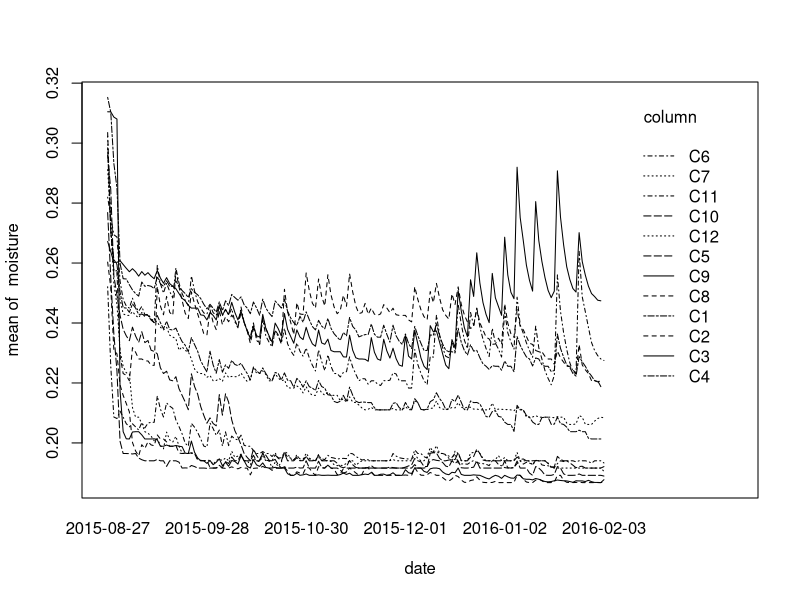
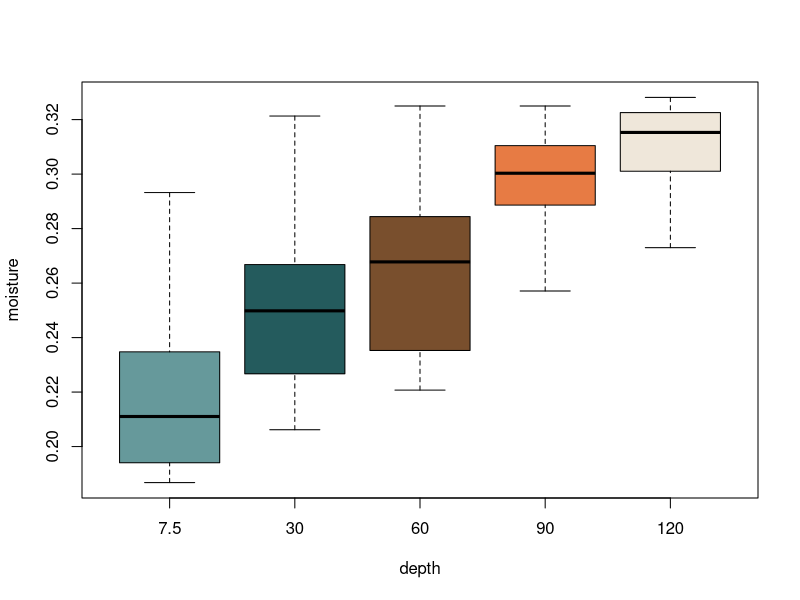
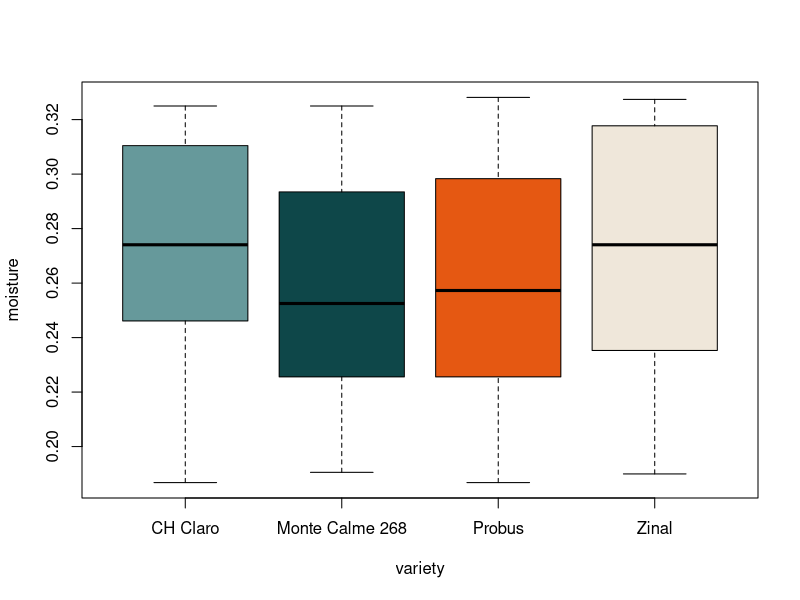
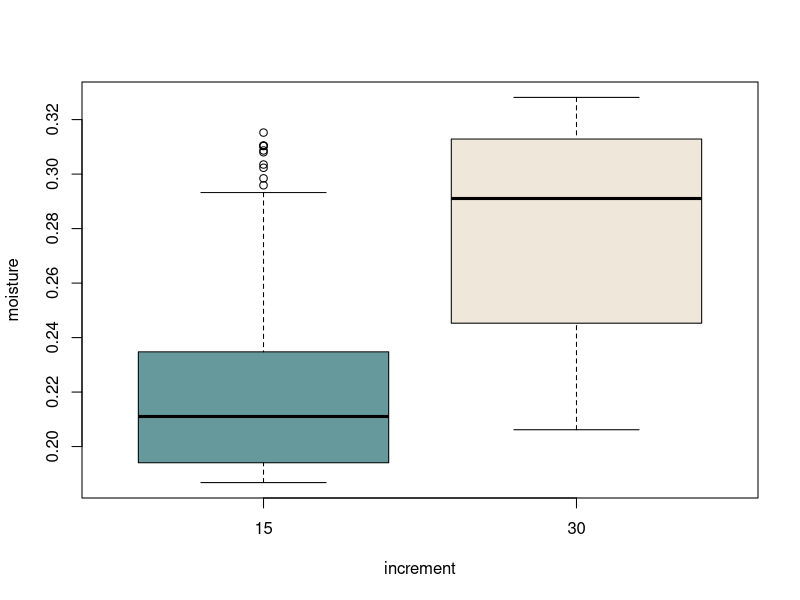
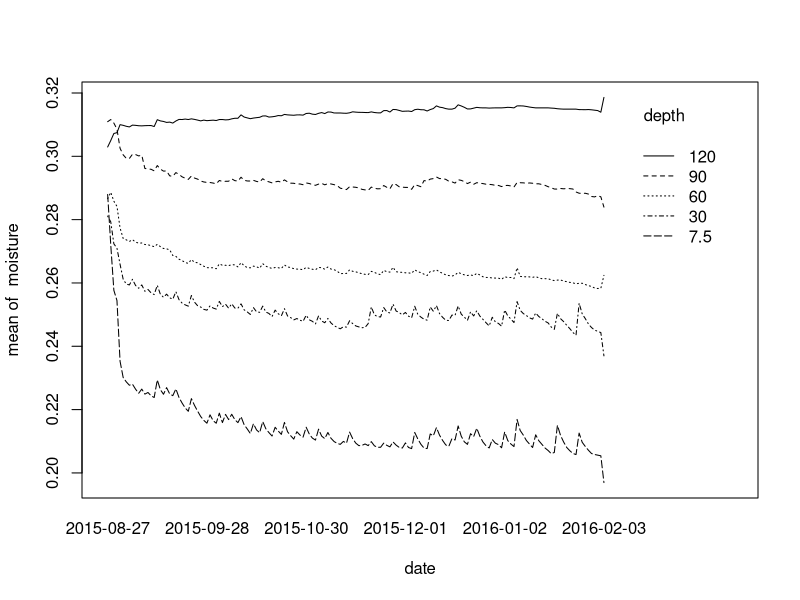
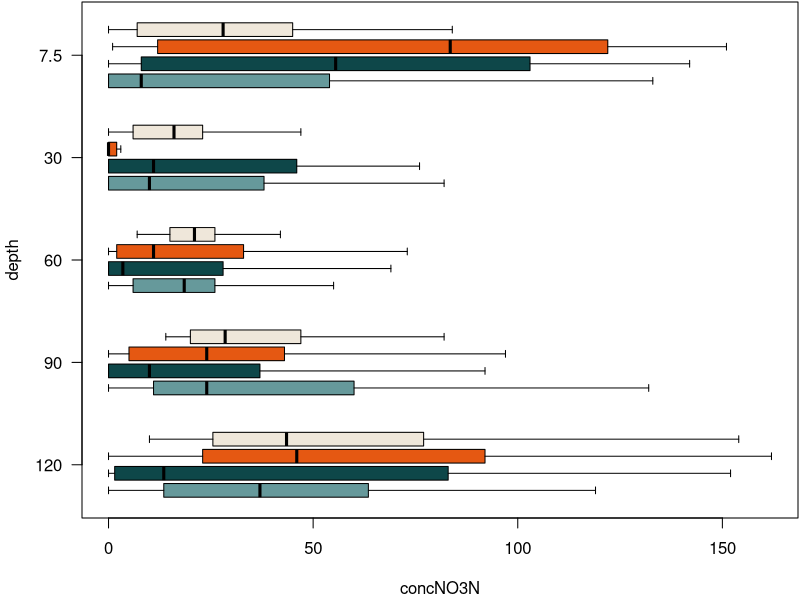
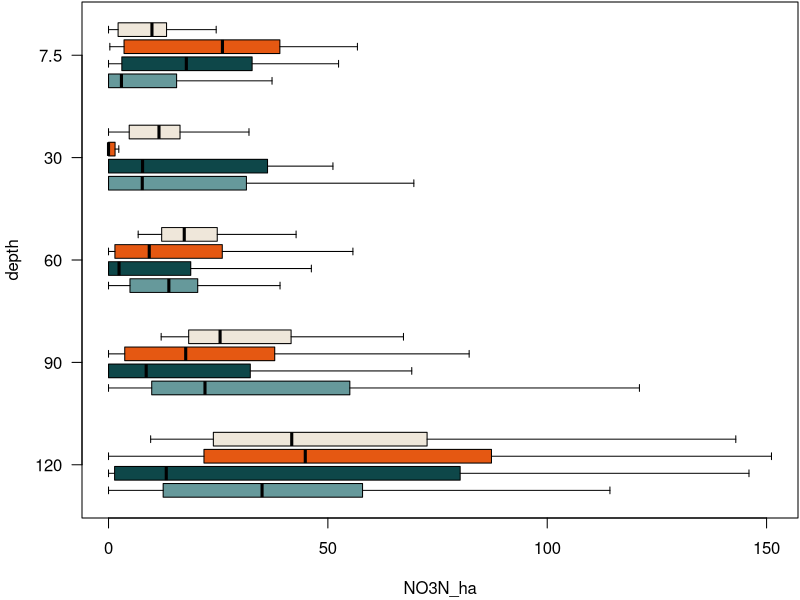
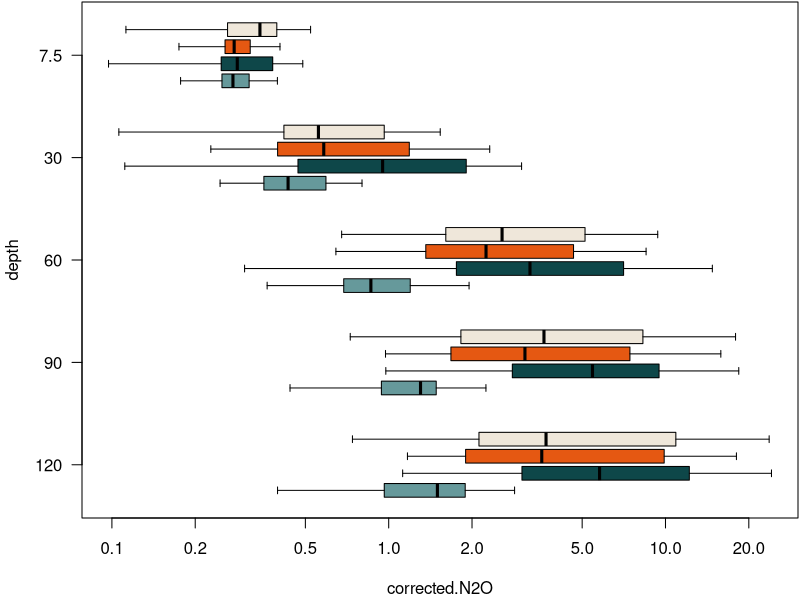

Write the R code that produced these figures, in order. (Note: this script raises an error after producing the figures.)
#' title: Process Rate Estimator
#' author: Damian Oswald
#' date: 2023-10-02

#' -----------------------------------------------------------------------------------------------------------
#' Define global variables
#' -----------------------------------------------------------------------------------------------------------

palette <- colorRampPalette(c("#66999B","#0E4749","#E55812","#EFE7DA"))

#' -----------------------------------------------------------------------------------------------------------
#' Set Model Parameters
#' -----------------------------------------------------------------------------------------------------------

#' Different depths
depths <- c(7.5,30,60,90,120)

#' Bulk density, average across all depths and columns.
BD <- 1.686
theta_T <- 1- BD/2.65
temperature <- 298
D_fw <- (5.07e-6) * exp(-2371/temperature)
D_fa <- 0.1436e-4 * (temperature/273.15)^1.81
H <- (8.5470e6 * exp(-2284/temperature)) / (8.3145*temperature)
rho <- 1.26e6
N2Oatm <- 0.2496

#' -----------------------------------------------------------------------------------------------------------
#' Load and prepare the data
#' -----------------------------------------------------------------------------------------------------------

data <- read.csv("data/three-way-data.csv", row.names = 1)

#' Transform the variable `date_R` to `Date` class
#' We have to subtract 1 from the cut out DOY, because the as.Date function starts counting from 0 onwards...
data$date <- as.Date(as.integer(substr(data$date_R, 5, 7))-1, origin = paste0(as.integer(substr(data$date_R, 1, 4)),"-01-01"))
#' Some dates are missing. Proposition: The "true" date should be "2016-02-03"
data[is.na(data[,"date"]),"date"] <- as.Date("2016-02-03")
with(data[data$depth==7.5,], interaction.plot(date, column, moisture, col = par()$fg)) # Seems legit (last data points are not off...)

#' Transform `column` from `character` to `integer`
with(data, table(column, variety))
data$column <- as.ordered(as.integer(substr(data$column, 2, 3)))

#' There is C:N ratio that is `Inf` -- should probably be omitted?
data[which(data$CN==Inf),"CN"] <- NA

#' -----------------------------------------------------------------------------------------------------------
#' Explore the data
#' -----------------------------------------------------------------------------------------------------------

#' The covered time span
diff(range(data$date, na.rm = T))

#' First look at the data
boxplot(moisture ~ depth, data, outline = FALSE, col = palette(5))
boxplot(moisture ~ variety, data, col = palette(4))
boxplot(moisture ~ increment, data, col = palette(2)) # What is "increment"?
with(data, interaction.plot(date, depth, moisture)) # Interpretation: the soil moisture starts out relatively homogeneous, but as plants grow, it starts to differ by depth
for (y in colnames(data)[8:21]) {
   log <- ifelse(min(data[,y],na.rm=TRUE)>0,"x","")
   par(mar = c(4,4,0,0)+0.1)
   boxplot(data[,y] ~ variety * I(-depth), data, log = log, outline = FALSE,
           at = rep(1:4,times=5)+rep(0:4,each=4)*6,
           col = rep(palette(4),times=5),xlab=y,
           names = -rep(sort(unique(data$depth),decreasing = T),each=4),
           horizontal = TRUE,
           ylab = "depth",
           axes = FALSE,
           lty = 1)
   axis(1)
   axis(2, at = (0:4)*6+2.5, labels = c(120,90,60,30,7.5), las = 1)
   box()
}
for (y in colnames(data)[8:21]) {
   log <- ifelse(min(data[,y],na.rm=TRUE)>0,"y","")
   with(data, interaction.plot(depth, variety, data[,y], ylab = y, log = log, fun = function(x) mean(x,na.rm=TRUE))) # Interpretation: the soil moisture starts out relatively homogeneous, but as plants grow, it starts to differ by depth
}

#' Diffusion Fluxes
for (variety in unique(data$variety)) {
   with(data[(!is.na(data$corrected.N2O)) & (data$variety==variety),], interaction.plot(date, depth, corrected.N2O, col = par()$fg, ylab = expression("N"[2]*"O fluxes"), xlab = "Date", ylim = c(0,16)))
   title(main = paste("Diffusion fluxes of", variety))
}
for (variety in unique(data$variety)) {
   with(data[(!is.na(data$corrected.CO2)) & (data$variety==variety),], interaction.plot(date, depth, corrected.CO2, col = par()$fg, ylab = expression("CO"[2]*" fluxes"), xlab = "Date", ylim = c(0,45000), las = 0))
   title(main = paste("Diffusion fluxes of", variety))
}

#' Mosaic plots -- of what data do we have entries?
par(mar=c(4,4,4,2)+0.1)
mosaicplot(~ depth + variety, data, col = palette(4)) # Why do we have the uneven distribution?
mosaicplot(~ column + depth, data, col = palette(5)) # It is only with colunn 6!
mosaicplot(~ increment + column, data, col = palette(12))
mosaicplot(~ increment + depth, data, col = palette(5)) # What is `increment`?

#' What data does have measurements?
x <- data[!is.na(data$SP),]
mosaicplot(~ column + depth, x, col = palette(5), main = "data with measurements")
with(x, table(depth, column)) # Should be 24 each, no?
x$date |> unique() |> length() # Gas measurements only at 24 out of the dates
mosaicplot(~ date + column, x, col = palette(12), main = "data with measurements") # Why are there the differences?
with(x, tapply(SP, date, length)) |> barplot(las=2); abline(h=60, lwd = 2, lty = 2) # This should all be 60 or not? (Why are there 1440 - 1117 = 323 entries missing?)
mosaicplot(~ column + depth, x, shade = TRUE, main = "data with measurements") # Why are there the differences?
with(x, table(date, column)) # We clearly see the missing values, not?

#' Calculate average moisture across depths
x <- with(data, tapply(moisture, list(depth), mean))

#' Calculate mean moisture between the depths (?)
sapply(1:5, function(i) mean(x[(i-1):i]))

#' We can also cross multiple factors
with(data, tapply(moisture, list(depth, variety), mean))

#' Pairs panel
# plot(data[,8:21], cex = 0.3)

#' Which two observations are missing in general
with(data, table(column, depth)) # What??? Shouldn't this be 160 each???
plot(moisture ~ date, data[data$column==6 & data$depth==90,], las = 0) # What happened with the moisture measurements for column 6 at depth = 90 cm?
#' Why do we have 160 measurements for column 1:4 and 161 for column 5:12?

#' NOTES OF THE DATA EXPLORATION
#' Some moisture observations are missing, specifically from column 6 at depth = 90 cm
#' Many observations are missing regarding the flux data
#' Fluxes were only measured at 24 distinct days (out of 161 possible days)

#' -----------------------------------------------------------------------------------------------------------
#' Start calculations
#' -----------------------------------------------------------------------------------------------------------

#calculate average moisture across depths

data_C1_7$moisture_7
(data_C1_7$moisture_7 + data_C1_30$moisture_30)/2

#' What do we want to do in this step? 
#' For every day in `date` (and apparently only for `column == "C1"`, why?),
#' we want to calculate average moisture across depths

column <- 1
day <- as.Date("2015-09-02")
i <- 1
#' We calculate the following: for every column, day, depth,
#' calculate the mean depth of this one and the one above --
#' except for the top depth, there, return single value
data[data[,"column"]==column & data[,"date"]==day & data$depth%in%depths[(i-1):i], "moisture"]

# Calculate average moisture across depths
data$theta_w <- numeric(nrow(data))
for (i in 1:nrow(data)) {
   j <- which(depths==data[i,"depth"]) # Get the current depth index
   data[i,"theta_w"] <- mean(data[data[,"column"]==data[i,"column"] & data[,"date"]==data[i,"date"] & data[,"depth"]%in%depths[(j-1):j], "moisture"])
   # TODO: Build checker to see if calculation is correct, no missing values, always 1 or 2 values etc.
}

#' Calculate air-filled pore spaces across depths
data$theta_a <- 1 - data$theta_w/theta_T

#' Calculate Ds
data$Ds <- with(data, ((theta_w^(10/3)*D_fw)/H+theta_a^(10/3)*D_fa)*theta_T^-2)

#' Calculate dC/dz
data$dCdz <- (data$corrected.N2O - N2Oatm)/1000000/(15/100/2)


#' TODO: The `.Rmd` file contains the following code:
#' 
# calculate dC/dz across depths
# data_C1$dCdz_top_7 <- (data_C1$corrected.N2O_7 - N2Oatm)/1000000/(15/100/2)
# data_C1$dCdz_top_30 <- (data_C1$corrected.N2O_30 - data_C1$corrected.N2O_7)/1000000/(30/100/2+15/100/2)
# data_C1$dCdz_top_60 <- (data_C1$corrected.N2O_60 - data_C1$corrected.N2O_30)/1000000/(30/100/2+30/100/2)
# data_C1$dCdz_top_90 <- (data_C1$corrected.N2O_90 - data_C1$corrected.N2O_60)/1000000/(30/100/2+30/100/2)
# data_C1$dCdz_top_120 <- (data_C1$corrected.N2O_120 - data_C1$corrected.N2O_90)/1000000/(30/100/2+30/100/2)
#'
#' Question: Should't it be different numbers in the exponents?
